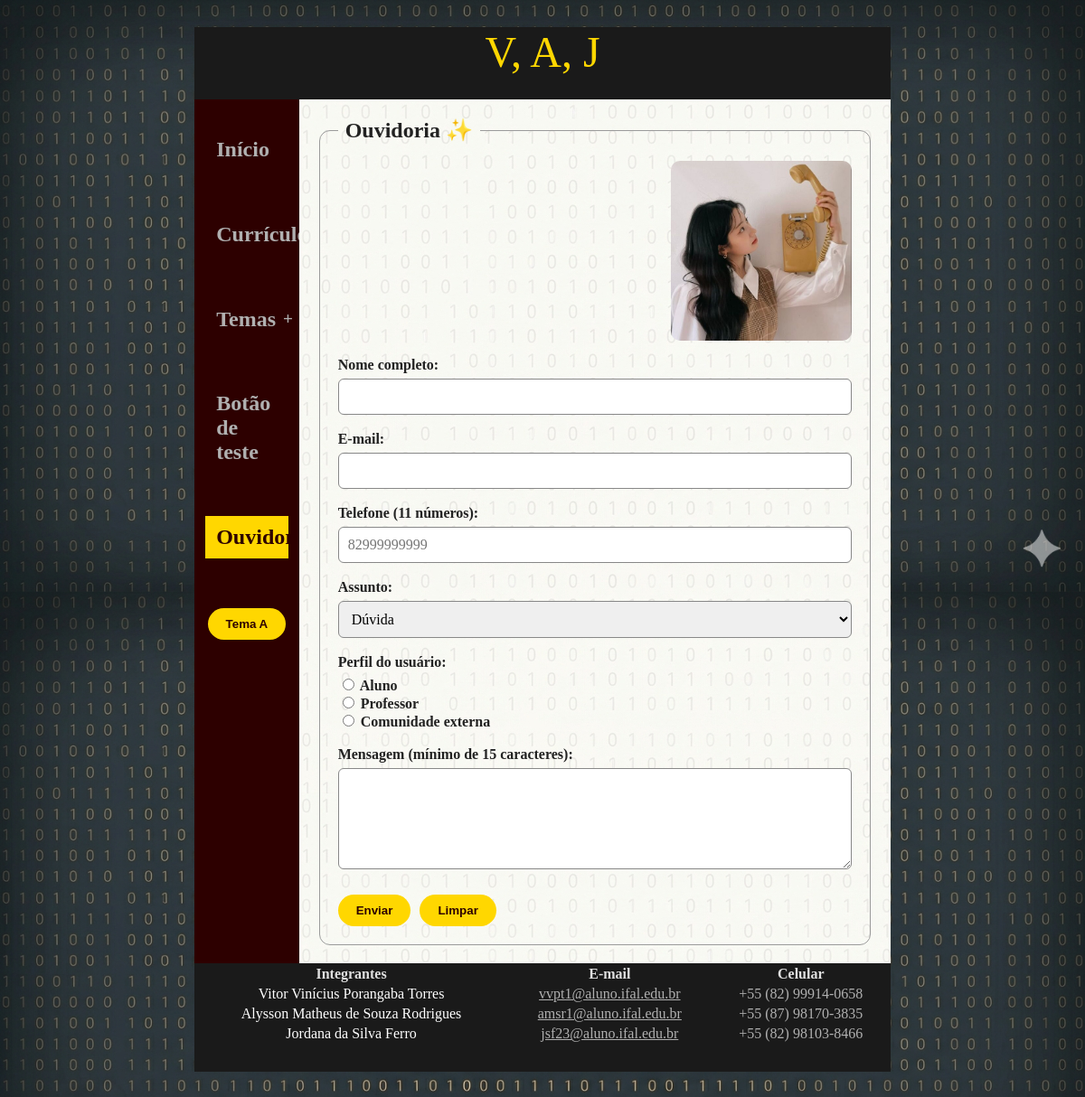
/ouvidoria/, run on an earlier commit of the app's database.
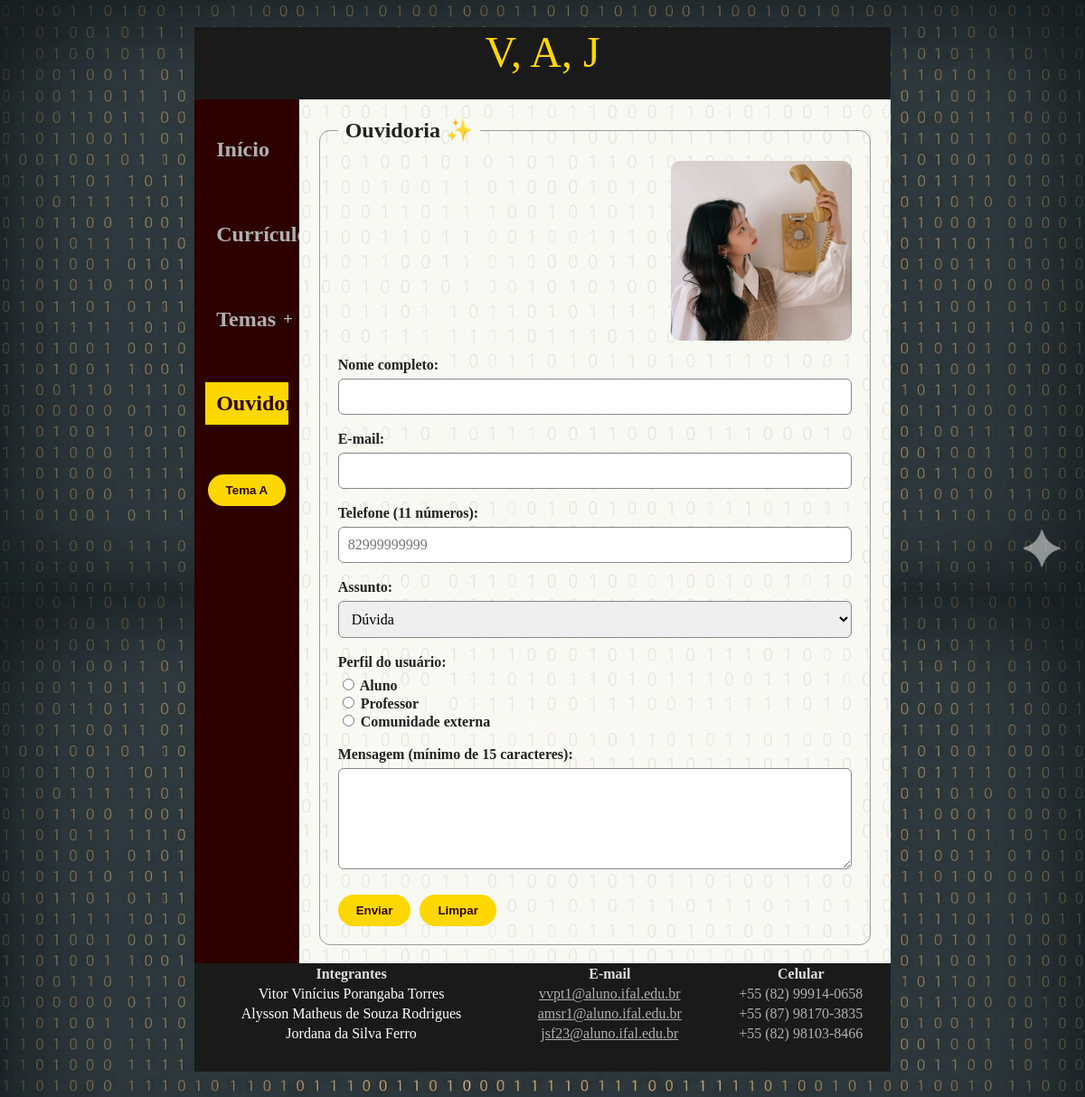
And on a later commit of the database.
### portal/models.py (models this page shows, shortened)
class GrupoMenu(models.Model):
	titulo = models.CharField(max_length=100, null=True)
	nome_exibicao = models.CharField(max_length=100, help_text='Defina o nome que será exibido no menu lateral', default='Botão')
	ordem = models.PositiveIntegerField(unique=True, default=0, help_text='Define a ordem dos botões')
	ativo = models.BooleanField(default=True)
	class Meta:
		ordering = ['ordem']

class Menu(models.Model):
    opcoes = (('interno', 'Interno'), ('externo', 'Externo'))
    titulo = models.CharField(max_length=100, null=True)
    nome_exibicao = models.CharField(max_length=100, help_text='Defina o nome que será exibido no menu lateral', default='Botão')
    tipo_destino = models.CharField(max_length=20, choices=opcoes, default='interno')
    conteudo_relacionado = models.ForeignKey(Conteudo, on_delete=models.CASCADE, null=True, blank=True)
    url_externo = models.URLField(max_length=200, null=True, help_text='Link para acessar site externo', default=None, blank=True)
    ordem = models.PositiveIntegerField(unique=True, default=0, help_text='Define a ordem dos botões')
    ativo = models.BooleanField(default=True)
    controlador = models.ForeignKey(GrupoMenu, on_delete=models.SET_NULL, null=True, blank=True, help_text='Selecione o botão controlador, não selecione nehum para que fique independente')
    class Meta:
        ordering = ['ordem']

### portal/views.py (the view)
# urls.py: path('ouvidoria/', views.ouvidoria, name='ouvidoria'),
def ouvidoria(request):
    if request.method == 'POST':
        form = OuvidoriaForm(request.POST)
        if form.is_valid():
            request.session['ouvidoria_confirmacao'] = {
                'nome': form.cleaned_data['nome'],
                'email': form.cleaned_data['email'],
            }
            return redirect('ouvidoria_sucesso')
    else:
        form = OuvidoriaForm()
    contexto = {
        **contexto_layout(request, 'ouvidoria'),
        'form': form,
    }
    return render(request, 'ouvidoria.html', contexto)

### portal/views.py (called while the page is built)
def contexto_layout(request, pagina_atual=None):
    return {
        'itens_menu': obter_itens_menu(request),
        'pagina_atual': pagina_atual,
    }

### portal/templates/ouvidoria.html (shortened to what this page needs)
{% extends "layout.html" %}
{% load static %}
{% block conteudo %}
<section class="pagina-ouvidoria">
    <form method="post" id="formulario" action="{% url 'ouvidoria' %}">
        <fieldset>
            <legend><strong>Ouvidoria ✨</strong></legend>
            <div class="cabecalho-formulario">
                <img src="{% static 'img/ouvidoria.jpg' %}"
                     alt="Ilustração da página da ouvidoria"
                     class="imagem-formulario">
            </div>
            <div class="campo-formulario">
                <label for="{{ form.nome.id_for_label }}">{{ form.nome.label }}:</label>
                {{ form.nome }}
            </div>
            <div class="campo-formulario">
                <label for="{{ form.email.id_for_label }}">{{ form.email.label }}:</label>
                {{ form.email }}
            </div>
            <div class="campo-formulario">
                <label for="{{ form.telefone.id_for_label }}">{{ form.telefone.label }} (11 números):</label>
                {{ form.telefone }}
            </div>
            <div class="campo-formulario">
                <label for="{{ form.assunto.id_for_label }}">{{ form.assunto.label }}:</label>
                {{ form.assunto }}
            </div>
            <div class="campo-formulario">
                <span class="rotulo-campo">{{ form.perfil.label }}:</span>
                <div class="opcoes-radio">
                    {{ form.perfil }}
                </div>
            </div>
            <div class="campo-formulario">
                <label for="{{ form.mensagem.id_for_label }}">{{ form.mensagem.label }} (mínimo de 15 caracteres):</label>
                {{ form.mensagem }}
            </div>
            <div class="acoes-formulario">
                <button type="submit" class="botao-home">Enviar</button>
                <button type="reset" class="botao-home">Limpar</button>
            </div>
        </fieldset>
    </form>
</section>
{% endblock %}

### portal/templates/layout.html (shortened to what the changed rows need)
{% load static %}
<!DOCTYPE html>
<html lang="pt-br">
<head>
    <link rel="stylesheet" href="{% static 'css/estrutura.css' %}">
    <link rel="stylesheet" href="{% static 'css/estilos.css' %}" id="estilos">
</head>
<body id="corpo" class="temav">
    <div class="meu_container">
        <div class="grade">
            <aside class="barra_lateral">
                <nav aria-label="Menu principal">
                    <h2 class="{% if pagina_atual == 'capa' %}botaoativo{% else %}botaoinativo{% endif %}">
                        <a class="link-menu {% if pagina_atual == 'capa' %}botaoativo{% else %}botaoinativo{% endif %}"
                           href="{% url 'menu' %}"
                           {% if pagina_atual == 'capa' %}aria-current="page"{% endif %}>
                            Início
                        </a>
                    </h2>
                    {% for item in itens_menu %}
                        {% if item.tipo == 'grupo' %}
                            <section class="grupo-menu">
                                <form method="post" action="{% url 'alternar_grupo' item.grupo.pk %}">
                                    <h2 class="{% if item.aberto %}botaoativo{% else %}botaoinativo{% endif %}">
                                        <a href="#"
                                           class="link-menu {% if item.aberto %}botaoativo{% else %}botaoinativo{% endif %}"
                                           role="button"
                                           aria-expanded="{% if item.aberto %}true{% else %}false{% endif %}"
                                           onclick="event.preventDefault(); this.closest('form').requestSubmit();">
                                            {{ item.grupo.nome_exibicao }}
                                            <span class="indicador-grupo" aria-hidden="true">
                                                {% if item.aberto %}−{% else %}+{% endif %}
                                            </span>
                                        </a>
                                    </h2>
                                </form>
                            </section>
                        {% else %}
                            {% if item.menu.tipo_destino == 'interno' %}
                                <h2 class="{% if pagina_atual == item.menu.conteudo_relacionado.slug %}botaoativo{% else %}botaoinativo{% endif %}">
                                    <a class="link-menu {% if pagina_atual == item.menu.conteudo_relacionado.slug %}botaoativo{% else %}botaoinativo{% endif %}"
                                       href="{% url 'conteudo' item.menu.conteudo_relacionado.slug %}"
                                       {% if pagina_atual == item.menu.conteudo_relacionado.slug %}aria-current="page"{% endif %}>
                                        {{ item.menu.nome_exibicao }}
                                    </a>
                                </h2>
                            {% endif %}
                        {% endif %}
                    {% endfor %}
                </nav>
            </aside>
        </div>
        <footer id="rodape">
        <table style="width: 100%;">
            <thead>
                <tr>
                    <th>Integrantes</th>
                    <th>E-mail</th>
                    <th>Celular</th>
                </tr>
            </thead>
        </table>
    </footer>
    </div>
</body>
</html>

What changed in the data, as far as the page shows it:
removed Menu: menu.nome_exibicao "Botão de teste"
